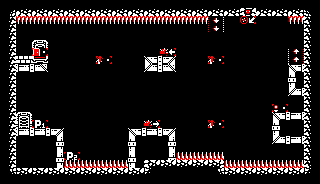

Rendered tile map (Tiled .tmx) drawn with the repository's tilesets; below, a short description and the full map source, tile grids included:
An orthogonal 20x23 tile map with 16x8 px tiles, 1 tile layer (Capa de Patrones 1).

<map version="1.2" tiledversion="1.2.5" orientation="orthogonal" renderorder="right-down" width="20" height="23" tilewidth="16" tileheight="8" infinite="0" nextlayerid="2" nextobjectid="1">
 <tileset firstgid="1" source="AllPatterns.tsx" />
 <layer id="1" name="Capa de Patrones 1" width="20" height="23">
  <data encoding="csv">
1,1,1,1,1,1,1,1,1,1,1,1,1,1,1,1,1,1,1,1,
15,31,31,31,31,31,31,31,31,31,31,31,31,31,31,33,31,31,31,14,
7,40,40,40,40,40,40,40,40,40,40,40,40,47,1,84,1,1,40,6,
7,1,1,1,1,1,1,1,1,1,1,1,1,47,1,1,1,1,1,6,
7,1,1,1,1,1,1,1,1,1,1,1,1,1,1,1,1,1,1,6,
7,1,5,1,1,1,1,1,1,1,1,1,1,1,1,1,1,1,1,6,
7,1,94,1,1,1,1,1,1,1,91,1,1,1,1,1,1,1,48,6,
7,16,32,1,1,1,95,1,1,17,19,1,1,95,1,1,1,1,48,6,
7,18,28,1,1,1,1,1,1,26,28,1,1,1,1,1,1,1,17,6,
7,1,1,1,1,1,1,1,1,1,1,1,1,1,1,1,1,1,20,6,
7,1,1,1,1,1,1,1,1,1,1,1,1,1,1,1,1,1,23,6,
7,1,1,1,1,1,1,1,1,1,1,1,1,1,1,1,1,1,26,6,
7,1,1,1,1,1,1,1,1,1,1,1,1,1,1,1,1,1,1,6,
7,1,1,1,1,1,1,1,1,1,1,1,1,1,1,1,1,93,1,6,
7,5,1,1,1,1,1,1,1,1,1,1,1,1,1,1,1,17,18,6,
7,4,101,1,1,1,1,1,1,92,1,1,1,95,1,1,1,20,1,6,
7,18,18,19,1,1,1,1,17,18,19,1,1,1,1,1,1,23,1,6,
7,1,1,22,1,1,1,1,20,1,22,1,1,1,1,1,1,26,18,6,
7,1,1,25,1,1,1,1,23,1,25,1,1,1,1,1,1,1,1,6,
7,1,1,22,102,1,1,1,20,1,22,39,39,39,1,1,1,1,1,6,
7,1,1,25,39,39,39,39,23,8,30,30,30,9,39,39,39,39,39,6,
13,30,30,30,30,30,30,30,30,12,1,1,1,13,30,30,30,30,30,12,
1,1,1,1,1,1,1,1,1,1,1,1,1,1,1,1,1,1,1,1
</data>
 </layer>
</map>